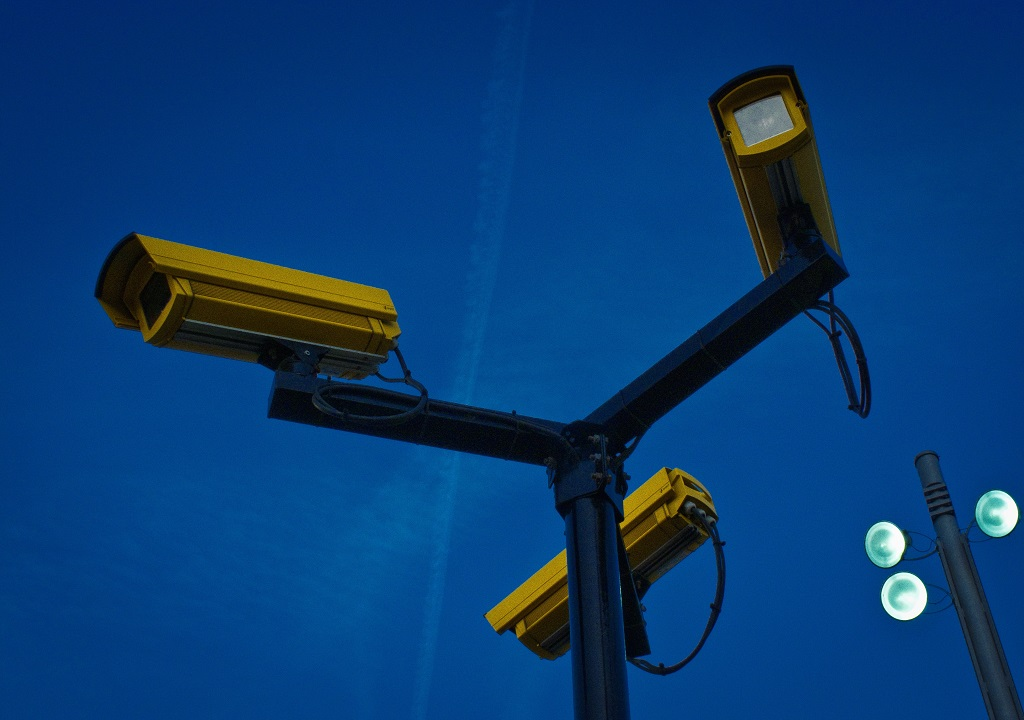
#> input picture images/frank-busch-ChDWtI3N9w4-unsplash.jpg, 1024 x 720 px
$ python main.py --video images/frank-busch-ChDWtI3N9w4-unsplash.jpg --image images/literature-review-1-728.jpg
#> lines starting #> are read from the running program, lines starting #| are printed output that depends on the picture; long printed decimals are rounded
#> in detectByPathVideo, frame is the input picture: shape (720, 1024, 3); mean B, G, R 115.6, 60.4, 8.6
import cv2
import imutils
import numpy as np
import argparse
import datetime
import tracker
from tracker import *


totalperson = 1

detections=[]
def detect(frame):
    global detections
    start =datetime.datetime.now()
    bounding_box_cordinates, weights = HOGCV.detectMultiScale(
        frame, winStride=(4, 4), padding=(8, 8), scale=1.03)
#> bounding_box_cordinates = [[655, 376, 70, 140], [532, 0, 129, 256]]; weights = [0.68, 0.648]
    global totalperson
    print("bounding_box_cordinates",bounding_box_cordinates)
#| bounding_box_cordinates [[655 376  70 140]
#|  [532   0 129 256]]
    person = 1
    for x, y, w, h in bounding_box_cordinates:
        cv2.rectangle(frame, (x, y), (x + w, y + h), (0, 255, 0), 2)
        # cv2.putText(frame, f'person {person}', (x, y),
        #             cv2.FONT_HERSHEY_SIMPLEX, 0.5, (0, 0, 255), 1)
        # cv2.putText(frame, f'person {totalperson}', (x + 150, y),
        #             cv2.FONT_HERSHEY_SIMPLEX, 0.5, (0, 0, 255), 1)
        print(weights)
        print("[INFO] detection took: {}s".format(
            (datetime.datetime.now() - start).total_seconds()))
        person += 1
        if [x,y,w,h] not in detections:
            detections.append([x,y,w,h])
        print(len(detections))
#> this loop made 2 passes
#> (x, y, w, h, person) on passes 1 to 2: (655, 376, 70, 140, 2), (532, 0, 129, 256, 3)
#| [0.6795 0.6478]
#| 1
#| [0.6795 0.6478]
#| 2
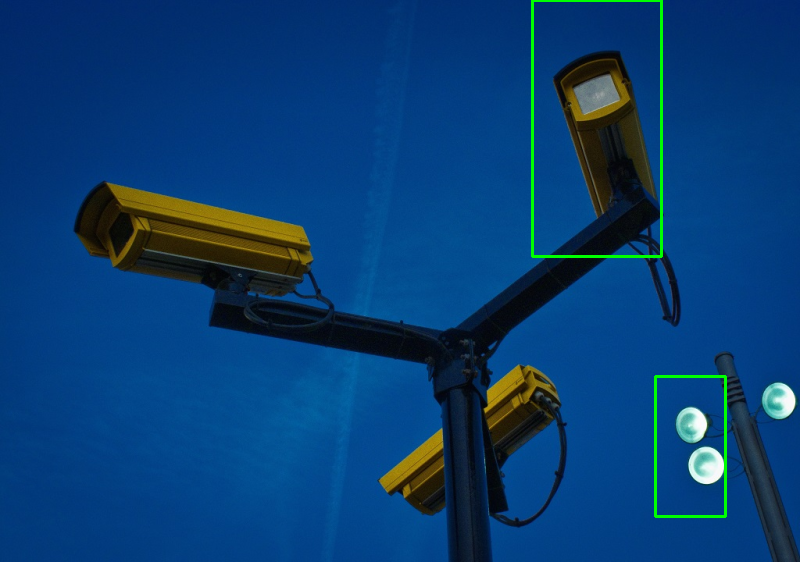
#> frame: shape (562, 800, 3); mean B, G, R 114.7, 61.9, 8.6
#> after the loop, detections = [[655, 376, 70, 140], [532, 0, 129, 256]]; person = 3

    totalperson += 0
    print(detections)
#| [[655, 376, 70, 140], [532, 0, 129, 256]]

    cv2.putText(frame, 'Status : Detecting ', (40, 40),
                cv2.FONT_HERSHEY_DUPLEX, 0.8, (255, 0, 0), 2)
    cv2.putText(frame, f'Persons : {person - 1}',
                (40, 70), cv2.FONT_HERSHEY_DUPLEX, 0.8, (255, 0, 0), 2)
    cv2.putText(frame, f'Total Persons : {totalperson - 1}',
                (200, 70), cv2.FONT_HERSHEY_DUPLEX, 0.8, (255, 0, 0), 2)
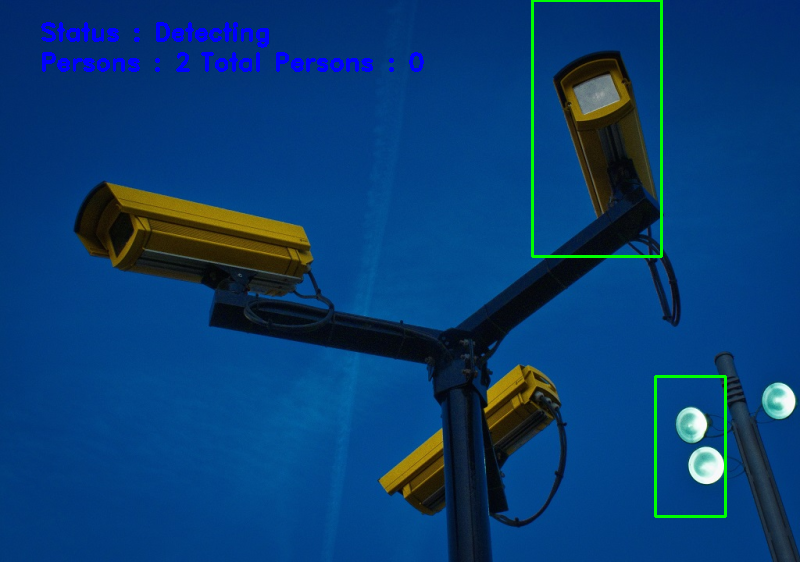
#> frame: shape (562, 800, 3); mean B, G, R 116.1, 61.5, 8.6
    cv2.imshow('output', frame)

    return frame


def detectByPathVideo(path, writer):
    video = cv2.VideoCapture(path)
    check, frame = video.read()
    if check == False:
        print('Video Not Found. Please Enter a Valid Path (Full path of Video Should be Provided).')
        return
    print("fps",video.get(cv2.CAP_PROP_FPS))
    print('Detecting people...')
    video.set(cv2.CAP_PROP_FPS, 25)
    while video.isOpened():
        # check is True if reading was successful
        check, frame = video.read()

        if check:
            frame = imutils.resize(frame, width=min(800, frame.shape[1]))
            frame = detect(frame)

            if writer is not None:
                writer.write(frame)

            key = cv2.waitKey(25)
#> (key q is pressed here)
            if key == 27 and ord("q"):
                break
        else:
            break
    video.release()
    cv2.destroyAllWindows()


def detectByCamera(writer):
    video = cv2.VideoCapture(0)
    print('Detecting people...')

    while True:
        check, frame = video.read()

        frame = detect(frame)
        if writer is not None:
            writer.write(frame)

        # key = cv2.waitKey(30)
        # if key == ord('q'):
        #     break

    video.release()
    cv2.destroyAllWindows()


def detectByPathImage(path, output_path):
    image = cv2.imread(path)

    image = imutils.resize(image, width=min(800, image.shape[1]))

    result_image = detect(image)

    if output_path is not None:
        cv2.imwrite(output_path, result_image)

    cv2.waitKey(0)
    cv2.destroyAllWindows()


def humanDetector(args):
    image_path = args["image"]
    video_path = args['video']
    output_path = args["output"]
    if str(args["camera"]) == 'true':
        camera = True
    else:
        camera = False

    writer = None
    if args['output'] is not None and image_path is None:
        writer = cv2.VideoWriter(
            args['output'], cv2.VideoWriter_fourcc(*'MJPG'), 10, (600, 600))

    if camera:
        print('[INFO] Opening Web Cam.')
        detectByCamera(writer)
    elif video_path is not None:
        print('[INFO] Opening Video from path.')
        detectByPathVideo(video_path, writer)
    elif image_path is not None:
        print('[INFO] Opening Image from path.')
        detectByPathImage(image_path, args['output'])


def argsParser():
    arg_parse = argparse.ArgumentParser()
    arg_parse.add_argument("-v", "--video", default=None,
                           help="path to Video File ")
    arg_parse.add_argument("-i", "--image", default=None,
                           help="path to Image File ")
    arg_parse.add_argument("-c", "--camera", default=False,
                           help="Set true if you want to use the camera.")
    arg_parse.add_argument("-o", "--output", type=str,
                           help="path to optional output video file")
    args = vars(arg_parse.parse_args())

    return args


if __name__ == "__main__":
    HOGCV = cv2.HOGDescriptor()
    HOGCV.setSVMDetector(cv2.HOGDescriptor_getDefaultPeopleDetector())
    args = argsParser()
    print(args)
    humanDetector(args)
